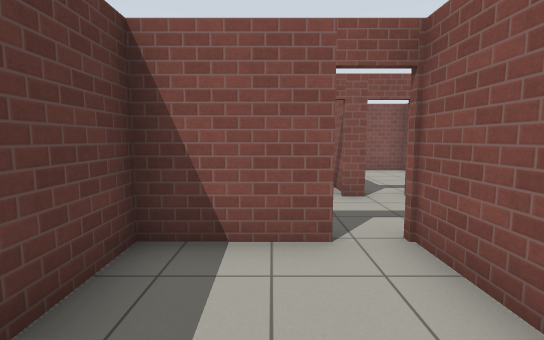
[1] (above)

16 first-person views from a walk through a robot-simulator world made for Gazebo. The camera is 1.2 m above the floor, tilts 6° down and sees 85° across. The lines on the ground mark 1 m squares. The floor is counted in squares, 1 m on a side. Each view is taken from the middle of a square. On the plan, view 1 faces up. The plan holds only what a view shows up to about 13 squares ahead; the rest is blank. The place goes on beyond the plan. Gazebo's built-in surfaces are drawn with simple patterns.

[2]
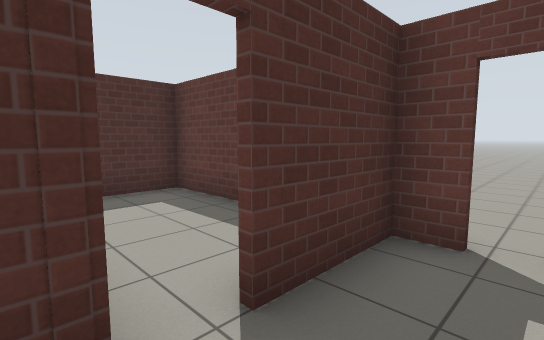

[3]
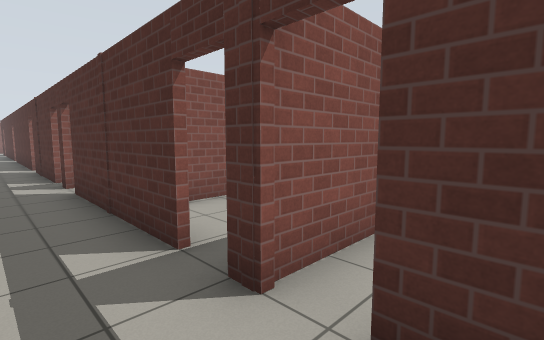

[4]
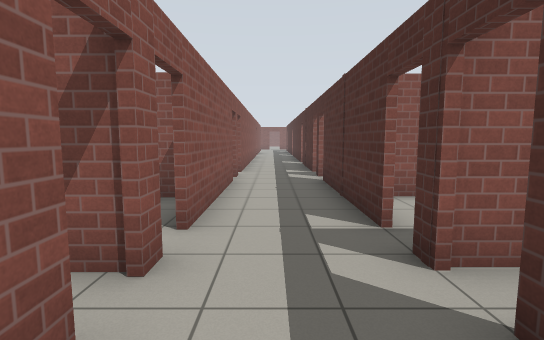

[5]
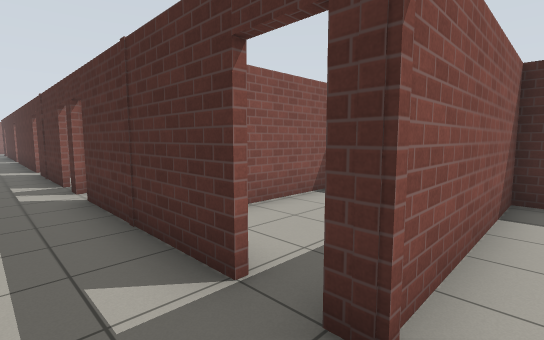

[6]
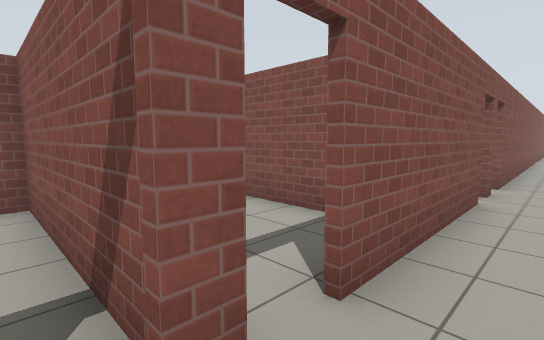

[7]
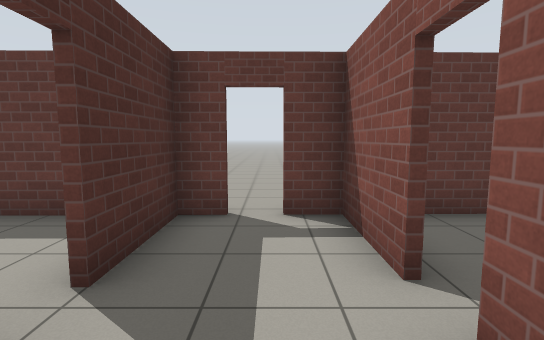

[8]
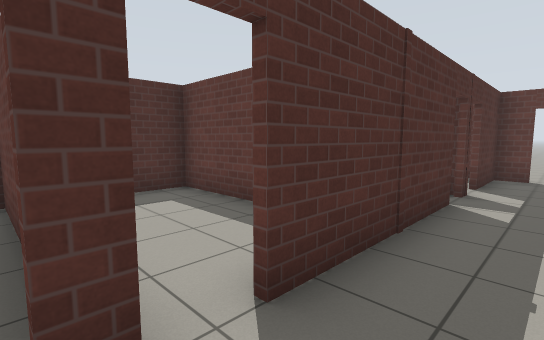

[9]
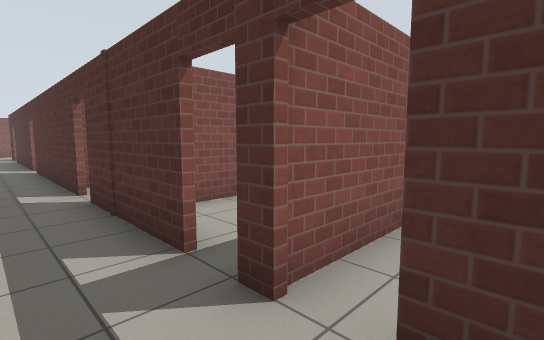

[10]
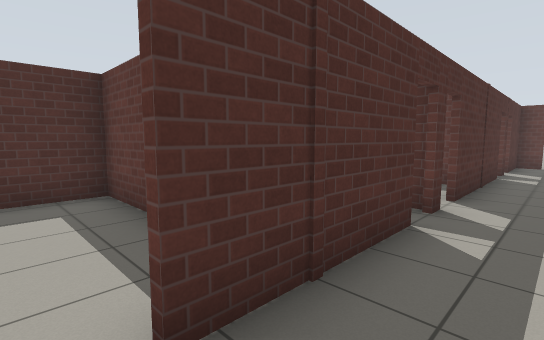

[11]
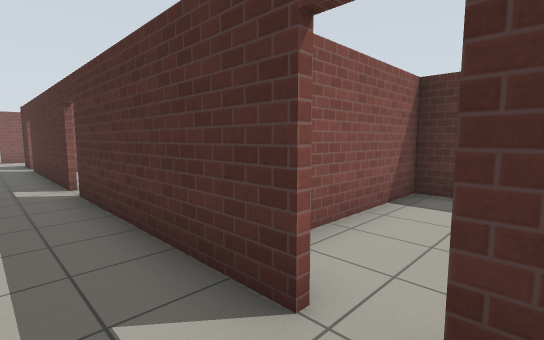

[12]
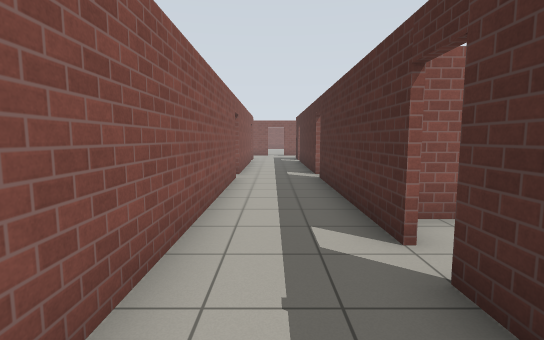

[13]
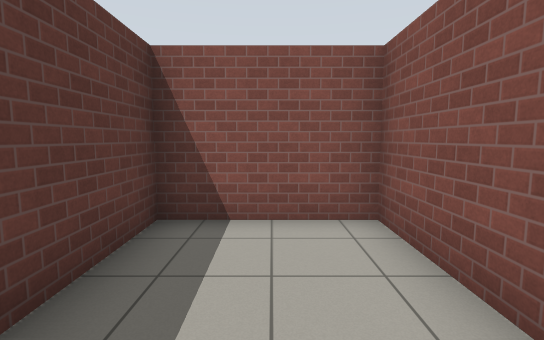

[14]
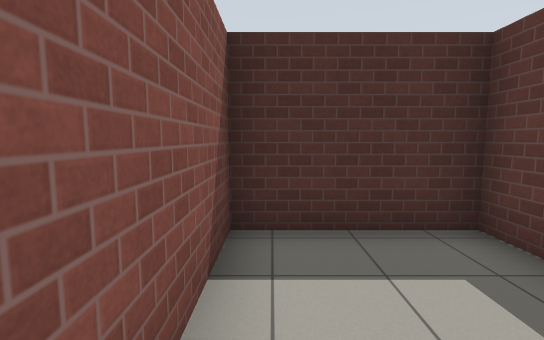

[15]
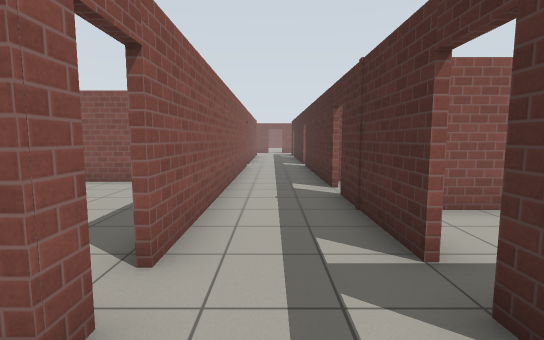

[16]
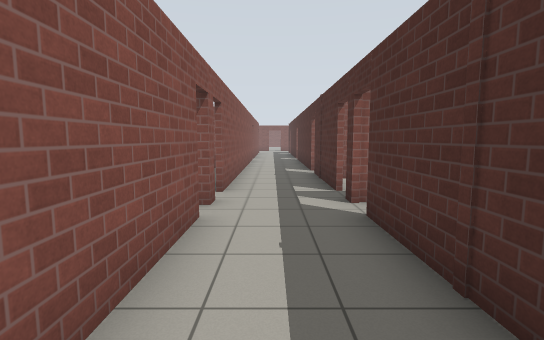

### Floor plan
Points are (right, up) in squares from view 1. A wall is a line through its corners. A room is listed if a view was taken in it or the views show most of it. See-through windows are left out.
Room 1 (view 1)
walls: (0.7, 3.4) (-1.6, 3.4) (-1.5, -1.8) (1.6, -1.8) (1.6, 3.5)
ways out: open door at (2, 3.5) to room 2
Room 2 (views 2, 3, 4, 5, 6, 7, 8, 9, 10, 11, 12, 15, 16)
walls: (9.7, 3.5) (13.4, 3.5); (8.9, 6.1) (8.2, 6.1); (8.6, 3.5) (9, 3.5); (14.1, 3.5) (20.2, 3.5); (7.5, 6.1) (2.7, 6.1); (2.9, 3.5) (7.6, 3.5); (2, 6.1) (1.6, 6.1); (20.2, 6.1) (9.6, 6.1); (1.6, 3.5) (2.1, 3.5); (21, 3.5) (23.5, 3.5); (0.6, 6.1) (-1.6, 6.1) (-1.6, 5.1); (23.5, 6.1) (21, 6.1); (-1.6, 3.5) (0.7, 3.5)
ways out: open door at (2, 3.5) to room 1; open door at (2, 6) to room 3; open door at (8.8, 3.4) to room 4; open door at (14, 3.5) to room 5; open door at (-2, 5); open door at (8.5, 6); open door at (20.5, 6); open door at (20.7, 3.3)
Room 3 (view 13)
walls: (1.6, 6.1) (1.6, 11.3) (-1.7, 11.3) (-1.6, 7.4)
ways out: open door at (2, 6) to room 2
Room 4 (view 14)
walls: (5.3, 0.9) (5.3, -1.8) (8.9, -1.8); (8.6, -1.9) (8.6, 3.5)
ways out: open door at (8.8, 3.4) to room 2
Room 5 (no view inside)
walls: (12.1, 0.2) (12.1, -1.8) (15.4, -1.8) (15.4, 3.1)
ways out: open door at (14, 3.5) to room 2

Where each view was taken, in squares from view 1:
view 1: 0 up, 0 right, facing up
view 2: 5 up, 2 right, facing down-left
view 3: 5 up, 0 right, facing down-right
view 4: 5 up, 1 left, facing right
view 5: 5 up, 1 right, facing down-right
view 6: 5 up, 1 right, facing up-right
view 7: 5 up, 3 right, facing left
view 8: 5 up, 9 right, facing down-left
view 9: 5 up, 7 right, facing down-right
view 10: 5 up, 14 right, facing down-left
view 11: 5 up, 13 right, facing down-right
view 12: 5 up, 11 right, facing right
view 13: 7 up, 0 right, facing up
view 14: 2 up, 8 right, facing down
view 15: 5 up, 7 right, facing right
view 16: 5 up, 3 right, facing right
